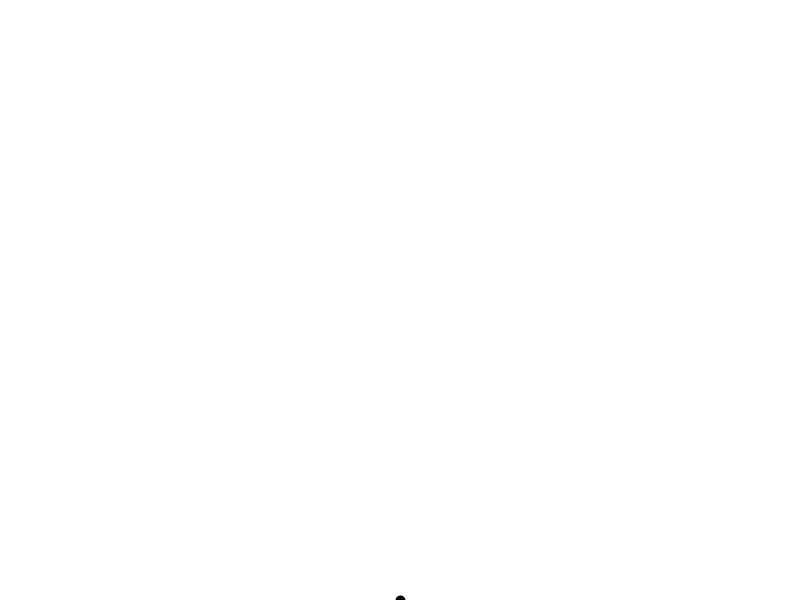
Frame 1 (no input)
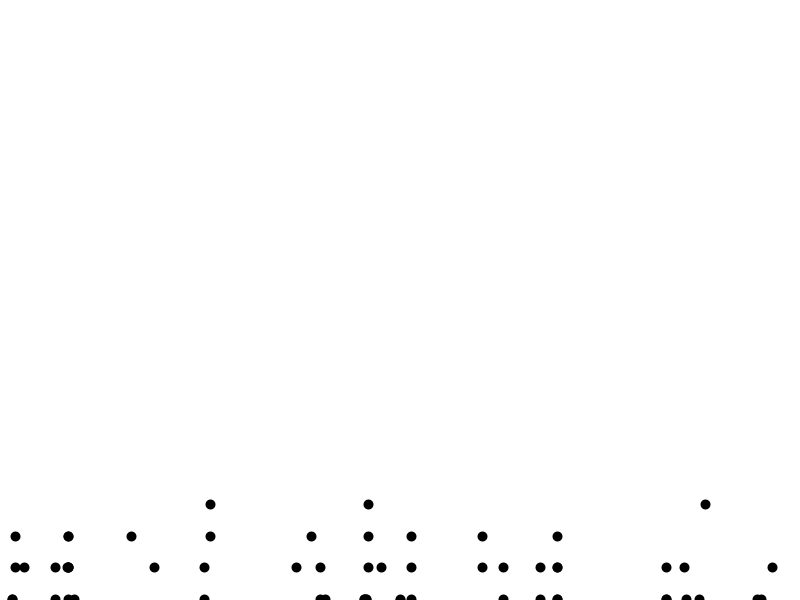
Frame 60 (the mouse pressed at the canvas centre just before this capture)
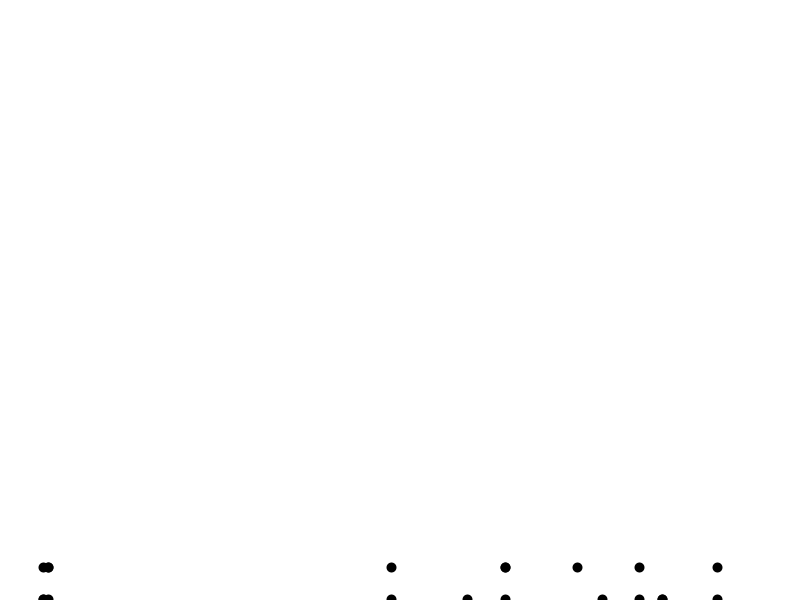
Frame 120 (the mouse held since frame 60 and released just before this capture)

The Processing sketch that drew these frames (run headless with seeded random() and noise(); from frame 60 on, the mouse is pressed at the canvas centre):

// Processing sketch: random_jumper_a
// ── random_jumper_a.pde
Walker w;
int counter;

void setup() {
  background(255);
  size (800,600);
  w = new Walker();
  strokeWeight(10);
}

void draw() {
  counter++;
  if (counter > 100) {
   counter =0;
  background(255); 
  }
  w.update();
}




// ── Walker.pde
class Walker {
  float x, y;
  int speed;

  Walker () { 
    x = width/2;
    y = height;
    speed = 10;
  }

  void update() {
    render();
    step();
  }
  void render () {
    stroke(0);
    point(x, y);
  }

  void step() {

    int choice = int(random(4));

    if (choice == 0) {
      x = random(800);
    } else if (choice == 1) {
      x = random(800);
    } else if (choice == 2) {
      y = y + speed*PI;
    } else {
      y = y - speed*PI;
    }

    x = constrain(x, 0, width-1);
    y = constrain(y, 0, height-1);
    //took me some time to figure out
    //that i put x in y
    println(choice);
  }
}
